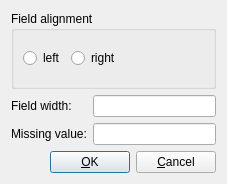
<?xml version="1.0" encoding="UTF-8"?>
<ui version="4.0">
 <class>FormatFormattedOptionsDialog</class>
 <widget class="QDialog" name="FormatFormattedOptionsDialog">
  <property name="geometry">
   <rect>
    <x>0</x>
    <y>0</y>
    <width>227</width>
    <height>184</height>
   </rect>
  </property>
  <property name="windowTitle">
   <string>formatted format options</string>
  </property>
  <layout class="QGridLayout" name="gridLayout_3">
   <item row="0" column="0" colspan="3">
    <widget class="QGroupBox" name="groupBox">
     <property name="title">
      <string>Field alignment</string>
     </property>
     <layout class="QGridLayout" name="gridLayout_2">
      <item row="0" column="0">
       <widget class="QRadioButton" name="alignLeft_radioButton">
        <property name="text">
         <string>left</string>
        </property>
       </widget>
      </item>
      <item row="0" column="1">
       <widget class="QRadioButton" name="alignRight_radioButton">
        <property name="text">
         <string>right</string>
        </property>
       </widget>
      </item>
      <item row="0" column="2">
       <spacer name="horizontalSpacer">
        <property name="orientation">
         <enum>Qt::Horizontal</enum>
        </property>
        <property name="sizeHint" stdset="0">
         <size>
          <width>86</width>
          <height>20</height>
         </size>
        </property>
       </spacer>
      </item>
     </layout>
    </widget>
   </item>
   <item row="1" column="0" colspan="3">
    <layout class="QGridLayout" name="gridLayout">
     <item row="0" column="0">
      <widget class="QLabel" name="label_2">
       <property name="text">
        <string>Field width:</string>
       </property>
       <property name="buddy">
        <cstring>missingValue_lineEdit</cstring>
       </property>
      </widget>
     </item>
     <item row="0" column="1">
      <widget class="QLineEdit" name="fieldWidth_lineEdit">
       <property name="text">
        <string/>
       </property>
      </widget>
     </item>
     <item row="1" column="0">
      <widget class="QLabel" name="label">
       <property name="text">
        <string>Missing value:</string>
       </property>
       <property name="buddy">
        <cstring>missingValue_lineEdit</cstring>
       </property>
      </widget>
     </item>
     <item row="1" column="1">
      <widget class="QLineEdit" name="missingValue_lineEdit">
       <property name="text">
        <string/>
       </property>
      </widget>
     </item>
    </layout>
   </item>
   <item row="2" column="0">
    <spacer name="horizontalSpacer_2">
     <property name="orientation">
      <enum>Qt::Horizontal</enum>
     </property>
     <property name="sizeHint" stdset="0">
      <size>
       <width>40</width>
       <height>20</height>
      </size>
     </property>
    </spacer>
   </item>
   <item row="2" column="1">
    <widget class="QPushButton" name="OK_pushButton">
     <property name="text">
      <string>&amp;OK</string>
     </property>
     <property name="default">
      <bool>true</bool>
     </property>
    </widget>
   </item>
   <item row="2" column="2">
    <widget class="QPushButton" name="Cancel_pushButton">
     <property name="text">
      <string>&amp;Cancel</string>
     </property>
    </widget>
   </item>
  </layout>
 </widget>
 <resources/>
 <connections/>
</ui>
